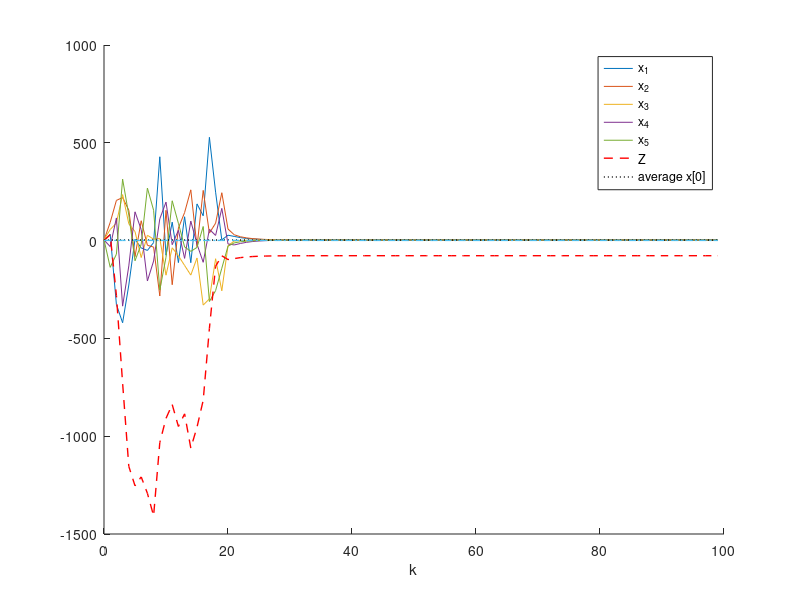

MATLAB code for this plot:
clear; close all;

%% 参数
n = 5;          % 智能体数量
T_total = 100;  % 增加仿真步数以观察收敛性
rng(1);         % 固定随机种子
T = 20;          % 扰动时间

e = 0.5;                
listen_agent = 1;       % 监听目标

load('A.mat');
load('adj.mat');

%% 初始化状态
x = zeros(n,T_total);
x(:,1) = [1; 2; 4; 3; 5]; % 初始状态
x_ave = mean(x(:,1));

z = zeros(1,T_total);
z(1) = x(1,1) - 0.1*rand; % 降低初始噪声

%% 主循环
for t = 1:T_total-1
    % 通信过程
    S = zeros(n,n);
    for i = 1:n
        neighbors = find(adj(i,:));
        for j = neighbors
            if t == 1
                load('noisen.mat');
                S(i,j) = x(i,t) + noise(i,j);
                 noise = zeros(n, n);
            else, if t < T 
                    %noise = zeros(n, n);
                    noise(i,j) = 1000*(rand-0.5);
                    S(i,j) = x(i,t) + noise(i,j);
                  else
                    S(i,j) = x(i,t);
                  end
            end
        end
    end
    
    % 状态更新
    x_new = x(:,t);
    for i = 1:n
        delta = 0;
        neighbors = find(adj(i,:));
        for j = neighbors
            s_ij = S(j,i);
            s_ji = S(i,j);
            delta = delta + e*A(i,j)*(s_ij - s_ji); % 使用alpha权重
        end
        x_new(i) = x_new(i) + delta;
    end
    x(:,t+1) = x_new;
    

    c=0.9;
    % 监听
    sum_z = 0;
    neighbors = find(adj(listen_agent,:));
    for j = neighbors
        term = A(listen_agent,j)*(x(j,t) - x(listen_agent,t));
        sum_z = sum_z + term;
    end
    z(t+1) = z(t) + (x(listen_agent,t+1) - x(listen_agent,t)) - c*sum_z;
end

%% 收敛性分析
figure;
hold on; 
for i = 1:n
    plot(0:T_total-1, x(i, :), 'DisplayName', ['x_' num2str(i)]);
end
%plot(z, 'r--', 'LineWidth', 1) % 监听值
plot(0:T_total-1, z, 'r--', 'LineWidth', 1,'DisplayName', 'Z');
plot([0 T_total-1], [x_ave x_ave], 'k:', 'LineWidth', 1);
% plot(0:T-1, x(1, 1) * ones(1, T),'--','DisplayName', 'x1[0] ');
plot(0:T_total-1, x(1,1)*ones(1,T_total),'-.','LineWidth',1);
xlabel('k');
legend('x_1','x_2','x_3','x_4','x_5','Z','average x[0]')

% 误差分析
final_error = mean(abs(x(:,end) - x_ave));
disp(['最终平均误差: ', num2str(final_error)]);
listen_error = abs(x(1,end) - z(end));
disp(['监听误差: ', num2str(listen_error)]);
